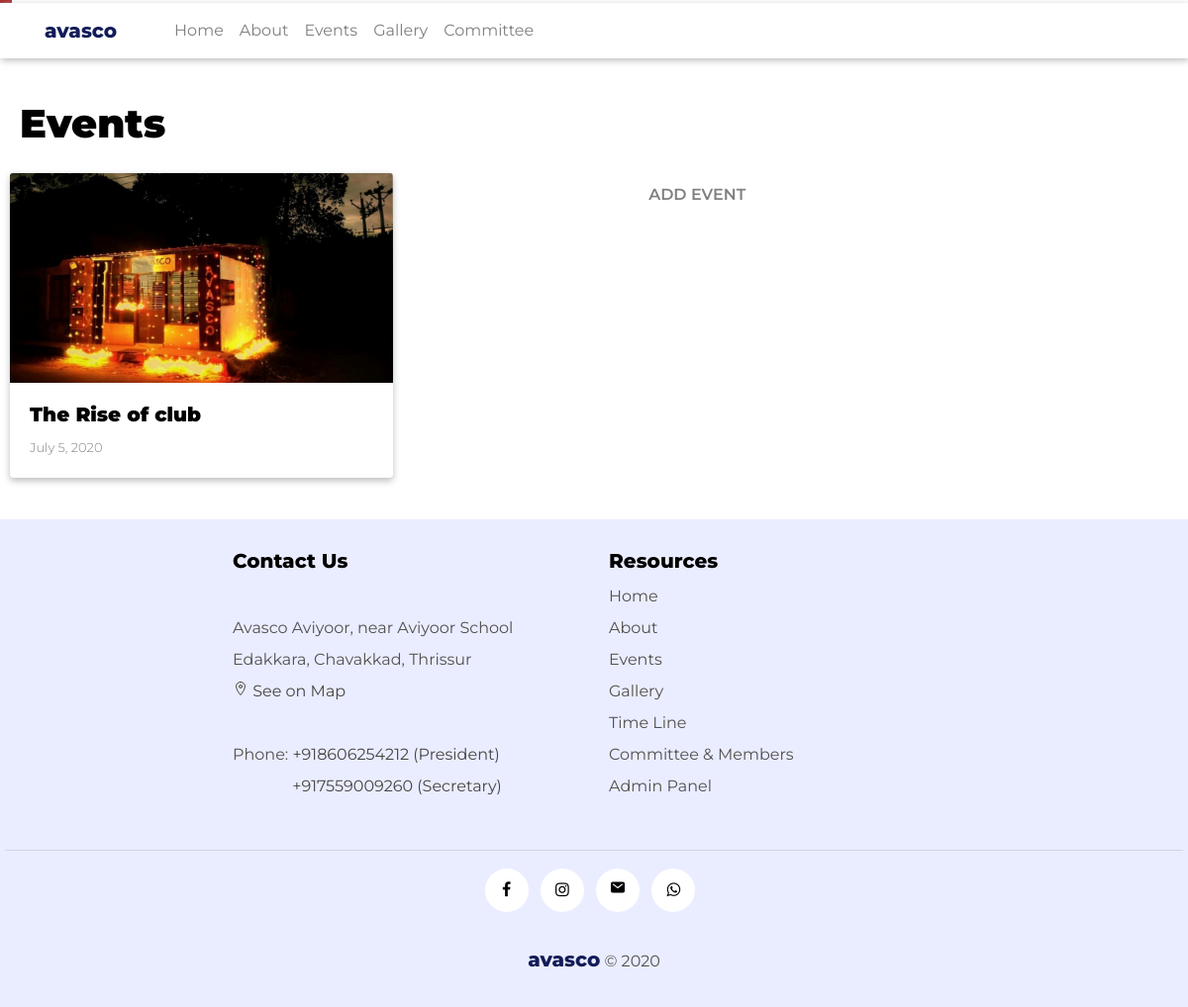
/posts/, run on an earlier commit of the app's database.
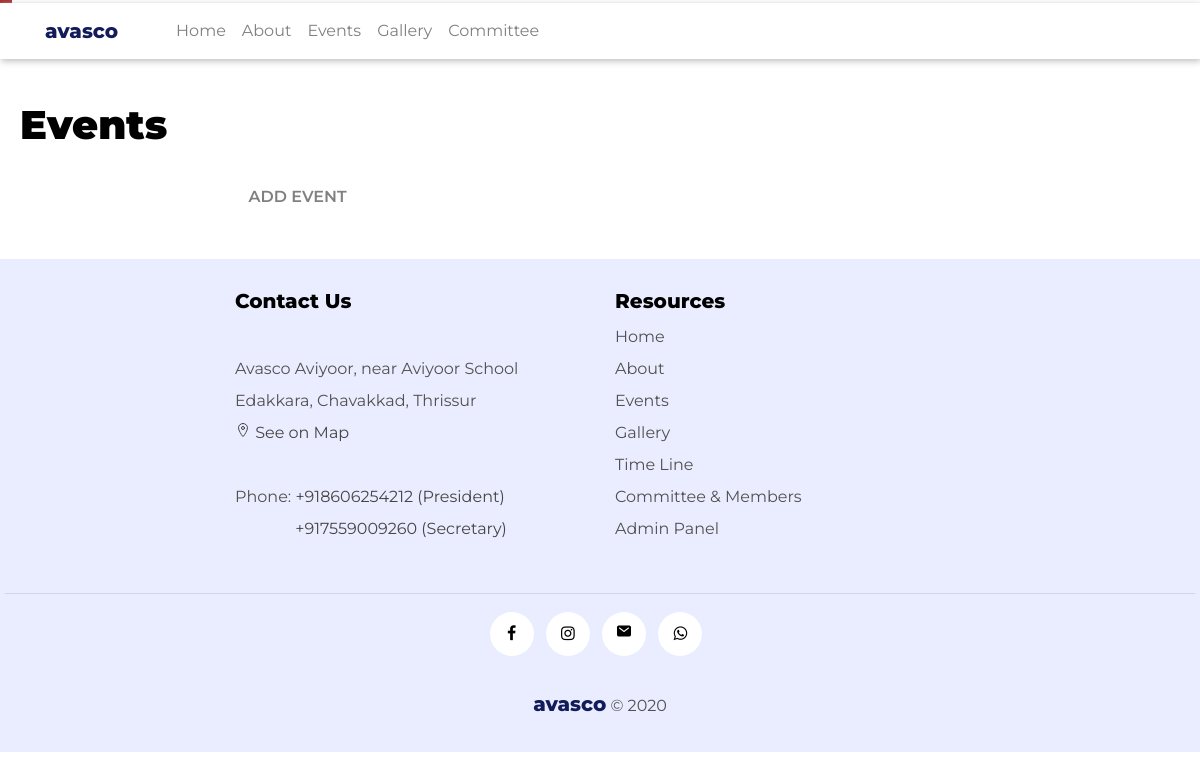
And on a later commit of the database.
### blog/models.py (models this page shows, shortened)
class Post(models.Model):
    title = models.CharField(max_length=100)
    content = models.TextField()
    image_1 = models.ImageField(upload_to='post_pics/', default='avasco.jpeg', blank=True, null=True)
    image_2 = models.ImageField(upload_to='post_pics/', blank=True, null=True)
    image_3 = models.ImageField(upload_to='post_pics/', blank=True, null=True)
    file_1 = models.FileField(upload_to='post_files/', blank=True, null=True)
    file_2 = models.FileField(upload_to='post_files/', blank=True, null=True)
    file_3 = models.FileField(upload_to='post_files/', blank=True, null=True)
    date_posted = models.DateTimeField(default=timezone.now)

class Committee(models.Model):
    india_poster = models.ImageField(upload_to='committee_pics', null=True, blank=True)
    gcc_poster = models.ImageField(upload_to='committee_pics', null=True, blank=True)
    president = models.ForeignKey(Member,related_name="president", null=True,blank=True, on_delete= models.SET_NULL)
    secretary = models.ForeignKey(Member,related_name="secretary", null=True,blank=True, on_delete= models.SET_NULL)
    vice_president_1 = models.ForeignKey(Member,related_name="vice_president_1", null=True,blank=True, on_delete= models.SET_NULL)
    vice_president_2 = models.ForeignKey(Member,related_name="vice_president_2", null=True,blank=True, on_delete= models.SET_NULL)
    joint_secretary_1 = models.ForeignKey(Member,related_name="joint_secretary_1", null=True,blank=True, on_delete= models.SET_NULL)
    joint_secretary_2 = models.ForeignKey(Member,related_name="joint_secretary_2", null=True,blank=True, on_delete= models.SET_NULL)
    treasurer = models.ForeignKey(Member,related_name="treasurer", null=True,blank=True, on_delete= models.SET_NULL)
    executive_member_1 = models.ForeignKey(Member,related_name="executive_member_1", null=True,blank=True, on_delete= models.SET_NULL)
    executive_member_2 = models.ForeignKey(Member,related_name="executive_member_2", null=True,blank=True, on_delete= models.SET_NULL)
    executive_member_3= models.ForeignKey(Member,related_name="executive_member_3", null=True,blank=True, on_delete= models.SET_NULL)
    executive_member_4 = models.ForeignKey(Member,related_name="executive_member_4", null=True,blank=True, on_delete= models.SET_NULL)
    gcc_president = models.ForeignKey(Member,related_name="gcc_president", null=True,blank=True, on_delete= models.SET_NULL)
    gcc_secretary = models.ForeignKey(Member,related_name="gcc_secretary", null=True,blank=True, on_delete= models.SET_NULL)
    gcc_vice_president_1 = models.ForeignKey(Member,related_name="gcc_vice_president_1", null=True,blank=True, on_delete= models.SET_NULL)
    gcc_vice_president_2 = models.ForeignKey(Member,related_name="gcc_vice_president_2", null=True,blank=True, on_delete= models.SET_NULL)
    gcc_joint_secretary_1 = models.ForeignKey(Member,related_name="gcc_joint_secretary_1", null=True,blank=True, on_delete= models.SET_NULL)
    gcc_joint_secretary_2 = models.ForeignKey(Member,related_name="gcc_joint_secretary_2", null=True,blank=True, on_delete= models.SET_NULL)
    gcc_treasurer = models.ForeignKey(Member,related_name="gcc_treasurer", null=True,blank=True, on_delete= models.SET_NULL)
    gcc_executive_member_1 = models.ForeignKey(Member,related_name="gcc_executive_member_1", null=True,blank=True, on_delete= models.SET_NULL)
    gcc_executive_member_2 = models.ForeignKey(Member,related_name="gcc_executive_member_2", null=True,blank=True, on_delete= models.SET_NULL)
    gcc_executive_member_3= models.ForeignKey(Member,related_name="gcc_executive_member_3", null=True,blank=True, on_delete= models.SET_NULL)
    gcc_executive_member_4 = models.ForeignKey(Member,related_name="gcc_executive_member_4", null=True,blank=True, on_delete= models.SET_NULL)

class Member(models.Model):
    BLOOD_GROUP = ((1, "A+",), (2, "A-"), (3, "B+"), (4, "B-"),
               (5, "AB+"), (6, "AB-"), (7, "0+"), (8, "O-"), (9,"OTHERS"))
    SECTION = ((1,"INDIA"), (2,"GCC"))
    SEX = ((1,"Male"), (2,"Female"), (3,"Others") )
    name = models.CharField(max_length=40)
    image = models.ImageField(upload_to='member_pics/', default='accountdefault.jpg')
    avasco_id =  models.CharField("Avasco ID (if exists)", max_length=10,null=True, blank=True)
    blood_group = models.IntegerField(
        choices = BLOOD_GROUP,
        default = 9,null= True
        )
    sex = models.IntegerField(
        choices= SEX,
        default=1, null= True
    )
    email = models.EmailField(max_length=30, null= True, blank=True)
    phone_1_india = models. IntegerField("Indian Phone (if exists)",null=True, blank=True)
    phone_2_gcc = models.IntegerField("GCC Phone (if exists)",null=True, blank=True)
    section = models.IntegerField(
        choices= SECTION,
        default= 1, null= True
    )
    current_location = models.URLField( max_length=200, default= "https://maps.app.goo.gl/aSoSHUyyFsuMZMsB6",null=True, blank=True)
    country = models.CharField(max_length=20, default="India",null=True, blank=True)
    city = models.CharField(max_length=20, default="Thrissur",null=True, blank=True)
    place = models.CharField(max_length=30, default="Aviyoor, Edakkara P.O",null=True, blank=True)
    occupation_or_course = models.CharField("Occupation/Course", max_length=100, default="Student",null=True, blank=True)
    company_or_institution_name = models.CharField("Company/Institution Name", max_length=100,null=True, blank=True)
    company_or_institution_place = models.CharField("Company/Institution Place", max_length=100,null=True, blank=True)

### blog/views.py (the view)
# urls.py: path('posts/',PostListView.as_view(), name='posts'),
class PostListView(ListView):
    model = Post
    template_name = 'blog/posts.html'
    context_object_name = 'posts'
    ordering = ['-date_posted']

### blog/templatetags/custom_tags.py (called while the page is built)
@register.simple_tag
def president():
      president_no = Committee.objects.first().president.phone_1_india
      return  president_no

@register.simple_tag
def secretary():
      secretary_no = Committee.objects.first().secretary.phone_1_india
      return secretary_no

### blog/templates/blog/posts.html
{% extends "blog/base.html" %} {% load static %} {%block content%}
<legend class="page-title">Events</legend>
<div class="card-columns">
  {% for post in posts %}
  <a href="{% url 'post-detail' post.id %}">
    <div class="card">
      {% if post.image_1 %}
      <img
        class="card-img-top"
        src="{{ post.image_1.url }}"
        alt="Card image cap"
      />
      {% endif %}
      <div class="card-body">
        <h5 class="card-title">{{ post.title }}</h5>
        <p class="card-text">{{ post.date_posted|date:"F j, Y" }}</p>
      </div>
    </div>
  </a>
  {% endfor %}
  <div style="text-align: right; padding: 20px;">
    <a class="editbtn" href="{% url 'post-create' %}">
      ADD EVENT
    </a>
  </div>
</div>
{% endblock content%}

### blog/templates/blog/base.html (shortened to what this page needs)
{% load static %}  {% load custom_tags %}
<!DOCTYPE html>
<html lang="en">
<head>
  <link
    rel="stylesheet"
    href="https://stackpath.bootstrapcdn.com/bootstrap/4.5.0/css/bootstrap.min.css"
  />
  <link
    rel="stylesheet"
    href="https://cdnjs.cloudflare.com/ajax/libs/font-awesome/4.7.0/css/font-awesome.min.css"
  />
  <link href="/open-iconic/font/css/open-iconic-bootstrap.css" rel="stylesheet">
  <link
    rel="stylesheet"
    type="text/css"
    href="{% static 'blog/main.css' %}"
  />
</head>
<body>
  <header >
    <nav
      class="navbar navbar-expand-md navbar-light fixed-top"
      style="background-color: #ffffff;"
    >
   <div class="container">
        <a href="{% url 'blog-home'%}">
          <div class="title" style="color: #121c58;">avasco</div>
        </a>
        <div class="collapse navbar-collapse" id="navbarToggle">
          <div class="navbar-nav mr-auto">
            <a class="nav-item nav-link" href="{% url 'blog-home' %} "
              >Home</a
            >
            <a class="nav-item nav-link" href="{% url 'blog-about' %} "
              >About</a
            >
            <a class="nav-item nav-link" href="{% url 'posts' %}"
              >Events</a
            >
            <a class="nav-item nav-link" href="{% url 'gallery' %}"
              >Gallery</a
            >
            <a class="nav-item nav-link" href="{% url 'members' %}"
              >Committee</a
            >
          </div>
        </div>
      </div>
    </nav>
  </header>
<div class="page ">
  {% block content %}{% endblock %}
</div>
<footer style="padding: 30px 5px; background-color:#eaedff; line-height:2em;">
  <div class="container"  >
    <div class="row justify-content-center footer-text">
      <div class="col-md-4">
        <h5 class="footer-title" style="font-weight: 800;">Contact Us</h5>
        <br />
        Avasco Aviyoor, near Aviyoor School
        <br />
        Edakkara, Chavakkad, Thrissur
        <br>
        <a href="https://maps.app.goo.gl/aSoSHUyyFsuMZMsB6" style="color: rgb(70, 69, 69);"><ion-icon name="location-outline"></ion-icon> See on Map</a>
        <br /> <br />
        Phone: <a href="tel:{% president %}"  style="color: rgb(70, 69, 69);">+{% president %} (President)  </a>
        <br>  &emsp;&emsp;&emsp;&ensp; <a href="tel:{% secretary %}"  style="color: rgb(70, 69, 69);">+{% secretary %} (Secretary) </a>
        <br><br>
      </div>
      <div class="col-md-4">
        <h5 class="footer-title" style="font-weight: 800;">Resources</h5>
        <a class="footer-text" href="{% url 'blog-home'%}">Home</a>
        <br />
        <a class="footer-text" href="{% url 'blog-about' %}">About</a>
        <br />
        <a class="footer-text" href="{% url 'posts' %}">Events</a>
        <br />
        <a class="footer-text" href="{% url 'gallery' %}">Gallery</a>
        <br />
        <a class="footer-text" href="{% url 'timeline' %}">Time Line</a>
        <br />
        <a class="footer-text" href="{% url 'members' %}">Committee & Members</a>
        <br />
        <a class="footer-text" href="{% url 'admin:index' %}">Admin Panel</a>
      </div>
    </div>
  </div>
  <hr style="height: 2px; color: floralwhite;" />
  <div style="text-align: center;">
    <p class="social-icons">
        <a class="facebook" href="https://www.facebook.com/groups/AVSCO.2016/?ref=share"><i class="fa fa-facebook"></i></a>
        <a
          class="instagram"
          href="https://instagram.com/avascoaviyoor?igshid=zagdu0ghrwjp"
          ><i class="fa fa-instagram"></i
        ></a>
        <a
          class="instagram"
          href="mailto:avascoaviyoor@gmail.com"
          >
          <ion-icon name="mail" ></ion-icon>
        </a>
        <a class="whatsapp" href="http://wa.me/918606254212"><i class="fa fa-whatsapp"></i></a>
    </p>
  </div>
  <br>
  <div class="footer-text" style="text-align: center;">
    <a href="{% url 'blog-home'%}" class="title" style="color: #121c58; padding: 0px !important;">avasco</a>  © 2020
  </div>
</footer>
  </body>
</html>

### blog/static/blog/main.css (style rules this page uses)
body { background: #ffffff; color: #000000; margin-top: 55px; font-family: Montserrat; }
html, body { overflow-x: hidden; }
h1, h2, h3, h4, h5, h6 { color: #000000; }
a { text-decoration: none !important; color: black; }
nav { box-shadow: 1px 2px 7px #bbb; margin-top: 3px; }
.footer-text { color: rgb(0, 0, 0); font-weight: 500; }
.footer-text { color: rgb(82, 80, 80); font-weight: 400; }
.title { font-size: 20px; font-weight: 800; padding: 0px 50px 0px 0px; }
.page { padding: 30px 0px; }
.page-title { font-size: 40px; font-weight: 900; margin: 10px; color: black; padding-left: 10px; width: 100%; }
.editbtn { color: grey; text-transform: uppercase; font-weight: 600; padding: 20px; }
.social-icons { padding-left: 0; margin-bottom: 0; list-style: none; }
.social-icons a { background-color: white; color: black; font-size: 16px; display: inline-block; line-height: 44px; width: 44px; height: 44px; text-align: center; margin-right: 8px; border-radius: 100%; -webkit-transition: all 0.2s linear; -o-transition: all 0.2s linear; transition: all 0.2s linear; }

What changed in the data, as far as the page shows it:
removed Post: image_1 (picture), title "The Rise of club", date_posted "July 5, 2020"
